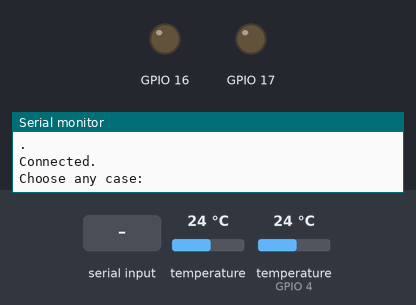
Bench run of a sketch on a simulated ESP32. On the bench: output pins drawn as LEDs (lit = HIGH), the last lines printed to the serial monitor. The test bench sets the inputs (shaded band); at power-on: temperature 24 °C, temperature (sensor on GPIO 4) 24 °C. WiFi joins after 1.5 s; servers stay silent unless stated.

Above: at 7.2 s.
7.3 s: "case_2\n" received over Serial
At 8.7 s:
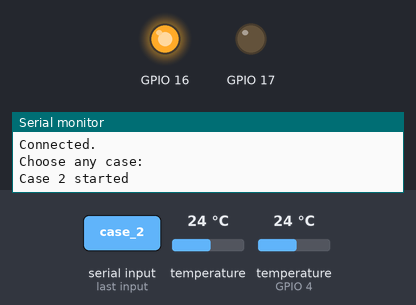
Timing chart, 0 to 10.3 s (numbered marks = the images above; inputs shaded):
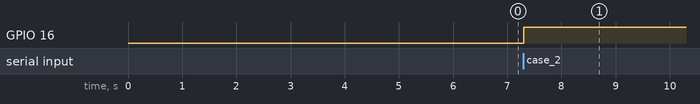

Measured:
- after the input at 7.3 s, GPIO 16: LOW → HIGH at once

The sketch:

Practice23.ino
```cpp
/*
   ****************************** TSC-Lab *******************************

   ***************************** PRACTICE 14 *****************************
   This practice is about  ThingSpeak (Http) connection

   By: Kevin E. Chica O
   Reviewed: Víctor Asanza
   More information: https://tsc-lab.blogspot.com/
   More examples: https://github.com/vasanza/TSC-Lab
   Dataset: http://ieee-dataport.org/4138
*/

#include <OneWire.h>
#include <DallasTemperature.h>

//GPIO pin 0clie is set as OneWire bus
OneWire ourWire1(0);
//GPIO pin 4 is set as OneWire bus
OneWire ourWire2(4);

//A variable or object is declared for our sensor 1
DallasTemperature sensors1(&ourWire1);
//A variable or object is declared for our sensor 2
DallasTemperature sensors2(&ourWire2);

//Status of transistors
int t1 = 0;
int t2 = 0;

//set parameters
int period=12; //medium period
int freq=20000;  // sampling time

// WiFi
#include <WiFi.h>
WiFiClient  client;
const char *ssid = "Chica Orellana"; // Enter your WiFi name
const char *password = "ManchasyBombon1998";  // Enter WiFi password

#include "ThingSpeak.h" // always include thingspeak header file after other header files and custom macros

unsigned long myChannelNumber = 1523638;    //your ID
const char * myWriteAPIKey = "AQ1OY0GGI3F0HCHO"; // your API-KEY


void setup() {
  delay(1000);
  Serial.begin(115200);
  sensors1.begin();   //Sensor 1 starts
  sensors2.begin();   //Sensor 2 starts

  //transistor 1
  pinMode(16, OUTPUT);
  //transitor 2
  pinMode(17, OUTPUT);


  //wifi
  WiFi.mode(WIFI_STA);
  connect_wifi();
  ThingSpeak.begin(client);  // Initialize ThingSpeak

  Serial.println("Choose any case: ");
}

void loop() {
  if (Serial.available())
  {
    String string = Serial.readStringUntil('\n');

    if (string == "case_1") {
      Serial.println("Case 1 started");
      for (int i = 1; i <= 10; i++) {
        //transistor 1 deactivate
        t1 = 0;
        //transistor 2 deactivate
        t2 = 0;
        readData();
        readData();
      }
      Serial.println("Case 1 finished");
      Serial.println("Choose any case: ");

    }
    else if (string == "case_2") {
      Serial.println("Case 2 started");

      for (int i = 1; i <= 10; i++) {
        //transistor 1 activate
        digitalWrite(16, HIGH);
        t1 = 1;
        readData();
        //transistor 1 deactivate
        t1 = 0;
        digitalWrite(16, LOW);
        readData();
      }
      Serial.println("Case 2 finished");
      Serial.println("Choose any case: ");
    }
    else if (string == "case_3") {
      Serial.println("Case 3 started");

      for (int i = 1; i <= 10; i++) {
        //transistor 2 activate
        digitalWrite(17, HIGH);
        t2 = 1;
        readData();
        //transistor 2 deactivate
        t2 = 0;
        digitalWrite(17, LOW);
        readData();
      }
      Serial.println("Case 3 finished");
      Serial.println("Choose any case: ");
    }
    else if (string == "case_4") {
      Serial.println("Case 4 started");

      for (int i = 1; i <= 10; i++) {
        //transistor 1 activate
        digitalWrite(16, HIGH);
        t1 = 1;
        //transistor 2 activate
        digitalWrite(17, HIGH);
        t2 = 1;
        readData();
        //transistor 1 deactivate
        t1 = 0;
        digitalWrite(16, LOW);
        //transistor 2 deactivate
        t2 = 0;
        digitalWrite(17, LOW);
        readData();
      }
      Serial.println("Case 4 finished");
      Serial.println("Choose any case: ");
    }

  }

}


//method to read data for 12 minute
void readData() {

  uint32_t timer = period * 60000L;

  for ( uint32_t tStart = millis();  (millis() - tStart) < timer;  ) {
    connect_wifi();
    //The command is sent to read the temperature
    sensors1.requestTemperatures();
    //Obtain the temperature in ºC of sensor 1
    float temp1 = sensors1.getTempCByIndex(0);

    //The command is sent to read the temperature
    sensors2.requestTemperatures();
    //Obtain the temperature in ºC of sensor 2
    float temp2 = sensors2.getTempCByIndex(0);

    //print to display the temperature change
    Serial.print(temp1);
    Serial.print(",");
    Serial.print(temp2);
    Serial.print(",");
    Serial.print(t1);
    Serial.print(",");
    Serial.println(t2);
    public_ThingSpeak(temp1,temp2,t1,t2);
    delay(freq);
  }

}

void connect_wifi(){
  // Connect or reconnect to WiFi
  if(WiFi.status() != WL_CONNECTED){
    Serial.print("Attempting to connect to SSID: ");
    Serial.println(ssid);
    while(WiFi.status() != WL_CONNECTED){
      WiFi.begin(ssid, password);  // Connect to WPA/WPA2 network. Change this line if using open or WEP network
      Serial.print(".");
      delay(5000);
    }
    Serial.println("\nConnected.");
  }
}


void public_ThingSpeak(float temp1,float temp2, int trans1, int trans2){
  // set the fields with the values
  ThingSpeak.setField(1, (temp1));
  ThingSpeak.setField(2, (temp2));
  ThingSpeak.setField(3, (trans1));
  ThingSpeak.setField(4, (trans2));


  // write to the ThingSpeak channel
  int x = ThingSpeak.writeFields(myChannelNumber, myWriteAPIKey);
  if(x == 200){
    Serial.println("Channel update successful.");
  }
  else{
    Serial.println("Problem updating channel. HTTP error code " + String(x));
  }


  //delay(20000); // Wait 20 seconds to update the channel again

}
```
